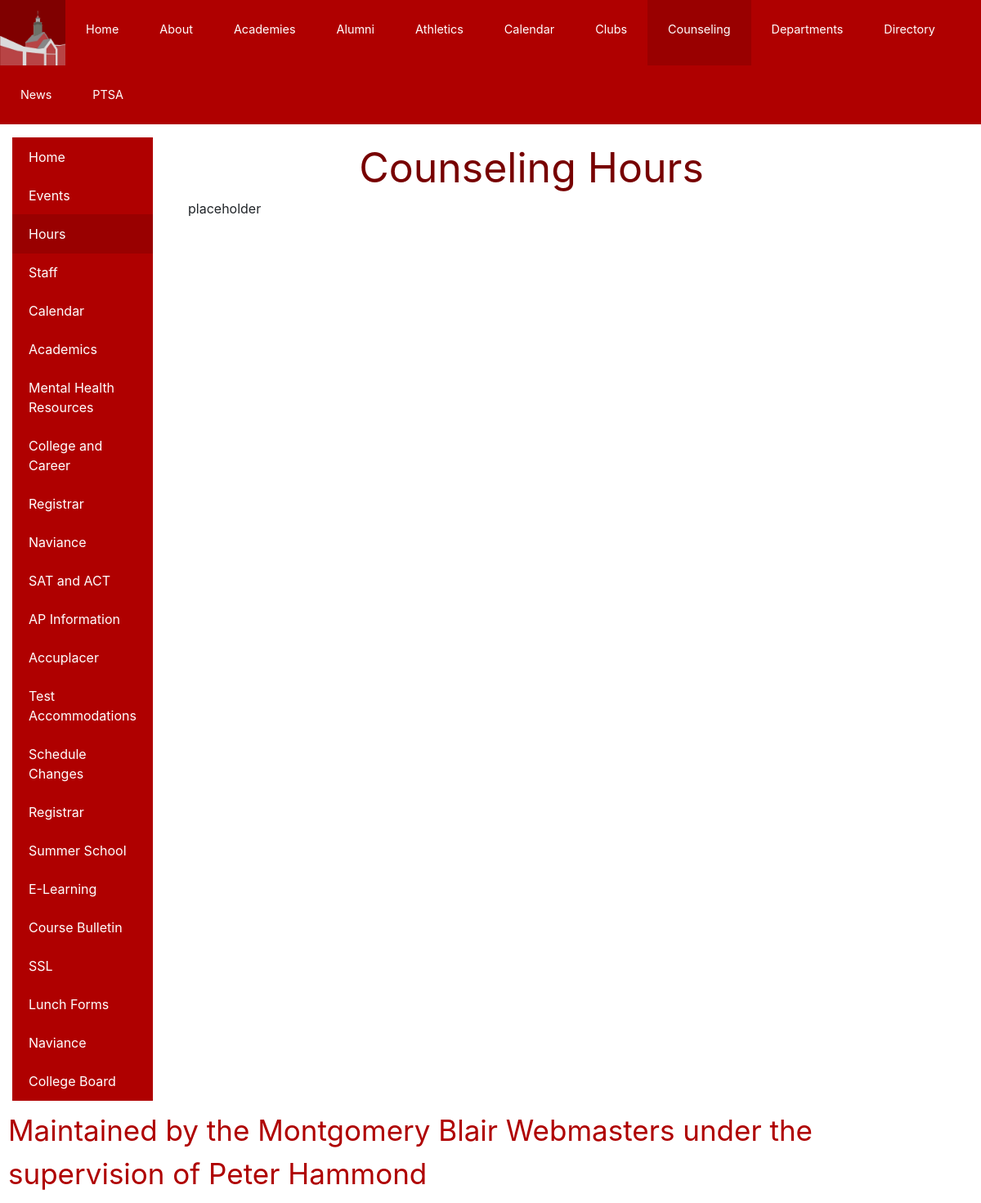
The app's page /Hours/, older data.
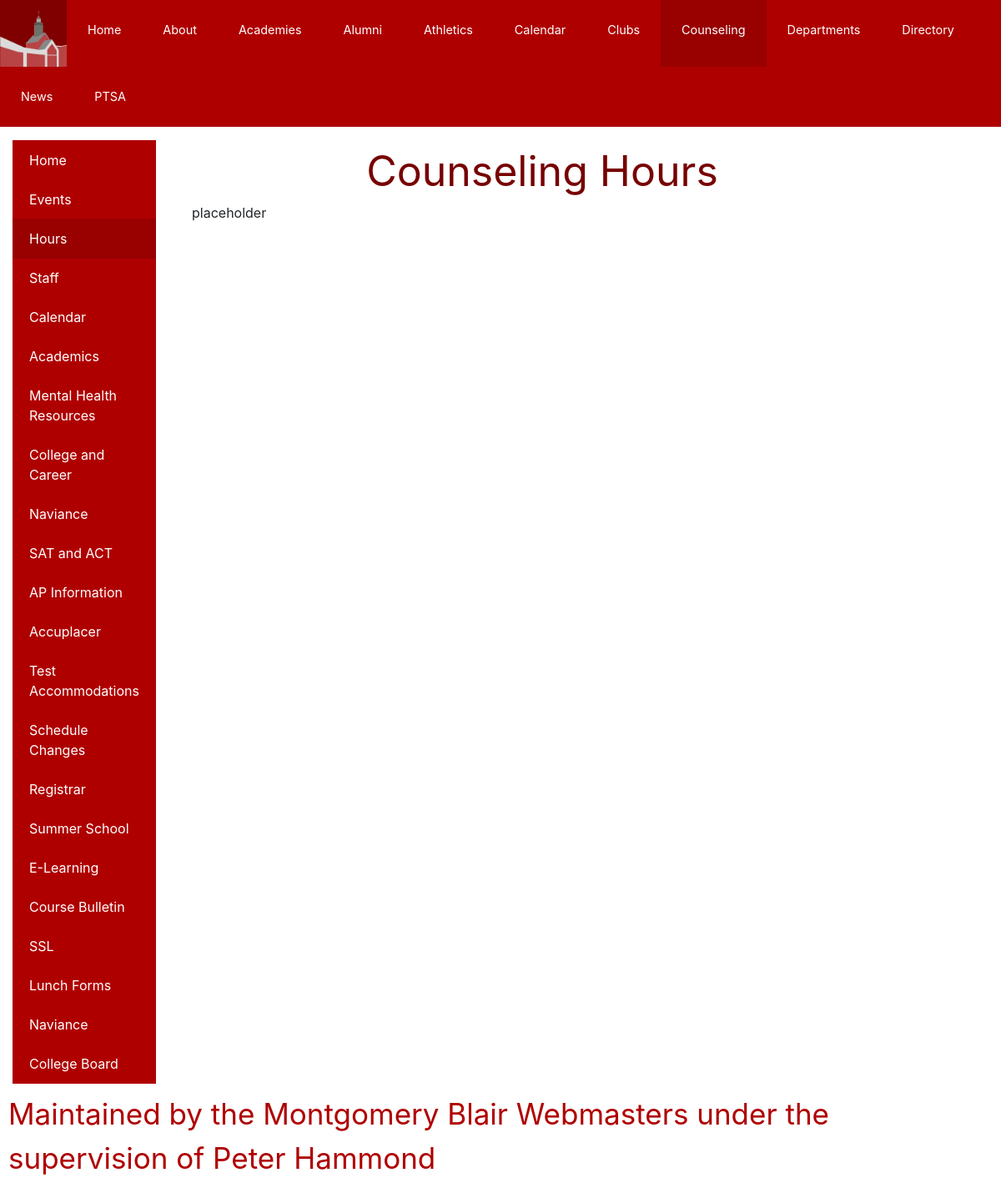
The same page, newer data.
### core/models.py (models this page shows, shortened)
class TextPage(models.Model):
    title = models.CharField(max_length=200)
    shortTitle = models.CharField(max_length=200)
    content = models.TextField()
    numId = models.IntegerField()

### core/views.py (the view)
# urls.py: path('<str:st>/', views.contentPage, name='content'),
def contentPage(request,st):
    return render(request,"core/content.html",{"objects":TextPage.objects.order_by('numId'),"text":get_object_or_404(TextPage,shortTitle=st )})

### core/templates/core/content.html (shortened to what this page needs)
{% extends 'base.html' %}
{% block body %}
    <p style="text-align:center;font-size: 50px;color:#700;margin:0">{{text.title}}</p>
      <div style="text-align:left;padding-left:15px;padding-right:20px">
        {% load bbcode_tags %}
        <p>{{ text.content|bbcode|safe }}</p>
    </div>
</div>
{% endblock %}

### core/templates/core/sidebar.html
<div class="list-group float-left">
    <a id="homePageLink" href="{% url 'core:index' %}" class="list-group-item list-group-item-action">Home</a>
    <a id="eventsLink" href="{% url 'core:events' %}" class="list-group-item list-group-item-action">Events</a>
    {% for object in objects %}
    <a id="sidelink-{{object.id}}" href="{% url 'core:content' object.shortTitle %}" class="list-group-item list-group-item-action">{{ object.shortTitle }}</a>
    {% endfor %}
    <a href="#" class="list-group-item list-group-item-action external">Naviance</a>
    <a href="#" class="list-group-item list-group-item-action external">College Board</a>
</div>

Row changes from the older to the newer data that the page shows:
removed TextPage: shortTitle "Registrar"
